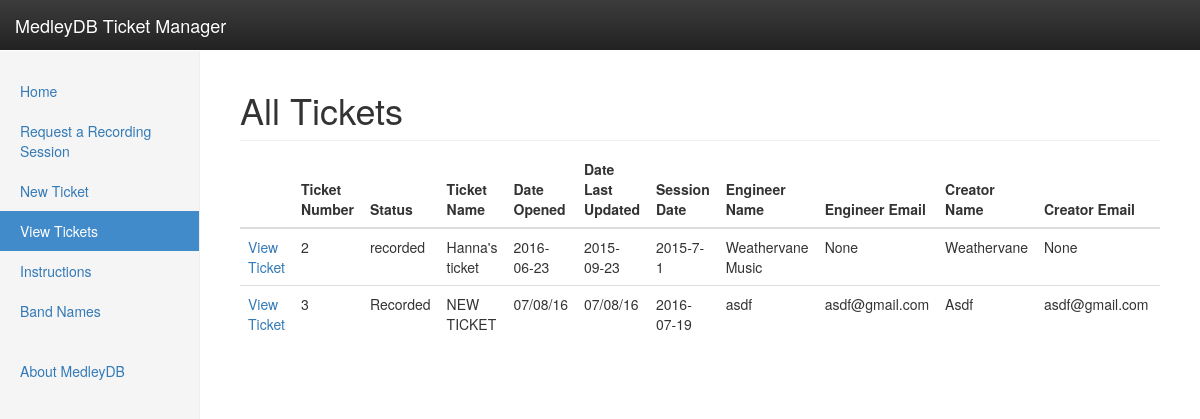
The page /viewtickets on the database its author committed.
### tables this page shows
CREATE TABLE tickets
  (ticket_number varchar(20) PRIMARY KEY,
  status varchar(20),
  ticket_name varchar(20),
  date_opened date,
  date_last_updated date,
  session_date date,
  engineer_name varchar(20),
  engineer_email varchar(20),
  creator_name varchar(20),
  creator_email varchar(20),
  assignee_name varchar(20),
  assignee_email varchar(20),
  genre varchar(20),
  number_of_tracks varchar(20),
  comments varchar(100));

### webapp.py (the view)
@APP.route('/viewtickets')
def view_tickets():
    db_connection = connect_db(APP)
    cursor = db_connection.execute('select * from tickets')
    tickets_headers = get_header(APP, 'tickets')
    tickets = {}
    for name in tickets_headers:
        tickets[name] = []
    tickets['url'] = []
    tickets['delete'] = []
    for row in cursor:
        for name, item in zip(tickets_headers, row):
            tickets[name].append(item)
        tickets['url'].append('/ticket?ticket_number={}'.format(row[0]))
        tickets['delete'].append(
            '/api/deleteticket?ticket_number={}&num_multitracks={}'.format(row[0], row[13])
        )
    formatted_tickets_headers = [format_headers(h) for h in tickets_headers]
    return render_template(
        'viewtickets.html', tickets=tickets,
        db_tickets_headers=tickets_headers,
        formatted_tickets_headers=formatted_tickets_headers
    )

### utils.py (called while the page is built)
def connect_db(app):
    db_connection = sqlite3.connect(app.config['DATABASE'])
    db_connection.row_factory = sqlite3.Row
    return db_connection

def get_header(app, table_name):
    db_connection = connect_db(app)
    cursor = db_connection.execute('select * from {}'.format(table_name))
    column_headers = list(map(lambda x: x[0], cursor.description))
    return column_headers

def format_headers(column_name):
    return column_name.replace("_", " ").title()

### templates/viewtickets.html (shortened to what this page needs)
{% extends "template.html" %}
{% block content %}
<h1 class="sub-header">All Tickets</h1>
      <div class="table-responsive">
        <table class="table">
          <thead>
                <th></th>
            {% for col in range(formatted_tickets_headers|count) %}
                <th>{{ formatted_tickets_headers[col] }}</th>
            {% endfor %}
          </thead>
          <tbody>
            {% for row_index in range(tickets['ticket_number']|count) %}
                <tr>
                    <td><a href="{{ tickets["url"][row_index] }}">View Ticket</a></td>
                  {% for col in range(db_tickets_headers|count) %}
                    <td>{{ tickets[db_tickets_headers[col]][row_index] }}</td>
                  {% endfor %}
                </tr>
            {% endfor %}
          </tbody>
        </table>
      </div>
{% endblock %}

### templates/template.html (shortened to what this page needs)
<!doctype html>
<html lang="en">
    <head>
        <link rel="stylesheet" href="https://maxcdn.bootstrapcdn.com/bootstrap/3.3.6/css/bootstrap.min.css">
        <link rel="stylesheet" href="https://maxcdn.bootstrapcdn.com/bootstrap/3.3.6/css/bootstrap-theme.min.css">
        <link href="static/style.css" rel="stylesheet">
    </head>
    <body data-spy="spyscroll" data-target=".navbar-default">
        <nav class="navbar navbar-inverse navbar-fixed-top">
          <div class="container-fluid">
            <div class="navbar-header">
              <a class="navbar-brand" href="#">MedleyDB Ticket Manager</a>
            </div>
          </div>
        </nav>
        <div class="container-fluid">
          <div class="row">
            <div class="col-sm-3 col-md-2 sidebar" >
              <ul class="nav nav-sidebar" >
                <li ><a href="/">Home</a></li>
                <li ><a href="/requestrecord">Request a Recording Session</a></li>
                <li ><a href="/newticket">New Ticket</a></li>
                <li ><a href="/viewtickets">View Tickets</a></li>
                <li ><a href="/instructions">Instructions</a></li>
                <li ><a href="/bandnames">Band Names</a></li>
              </ul>
              <ul class="nav nav-sidebar">
                <li><a href="http://medleydb.weebly.com">About MedleyDB</a></li>
              </ul>
            </div>
            <div class="col-sm-9 col-sm-offset-3 col-md-10 col-md-offset-2 main">
                {% block content %}{% endblock %}
            </div>
          </div>
        </div>
    </body>
</html>

### static/style.css (style rules this page uses)
body { padding-top: 50px; }
.sub-header { padding-bottom: 10px; border-bottom: 1px solid #eee; }
.navbar-fixed-top { border: 0; }
.sidebar { display: none; }
@media (min-width: 768px) { .sidebar { position: fixed; top: 51px; bottom: 0; left: 0; z-index: 1000; display: block; padding: 20px; overflow-x: hidden; overflow-y: auto; background-color: #f5f5f5; border-right: 1px solid #eee; } }
.nav-sidebar { margin-right: -21px; margin-bottom: 20px; margin-left: -20px; }
.nav-sidebar > li > a { padding-right: 20px; padding-left: 20px; }
.nav-sidebar > .active > a, .nav-sidebar > .active > a:hover, .nav-sidebar > .active > a:focus { color: #fff; background-color: #428bca; }
.main { padding: 20px; }
@media (min-width: 768px) { .main { padding-right: 40px; padding-left: 40px; } }

### rows shown on the page
tickets: status "recorded" "Hanna's ticket" "2016-06-23" "2015-09-23" "2015-7-1" "Weathervane Music" "Weathervane"
tickets: status "Recorded" "NEW TICKET" "07/08/16" "07/08/16" "2016-07-19" "asdf" "asdf@gmail.com" "Asdf" "asdf@gmail.com"

### other values the page prints
{{ tickets[db_tickets_headers[col]][row_index] }} "2" "None" "None" "3"
